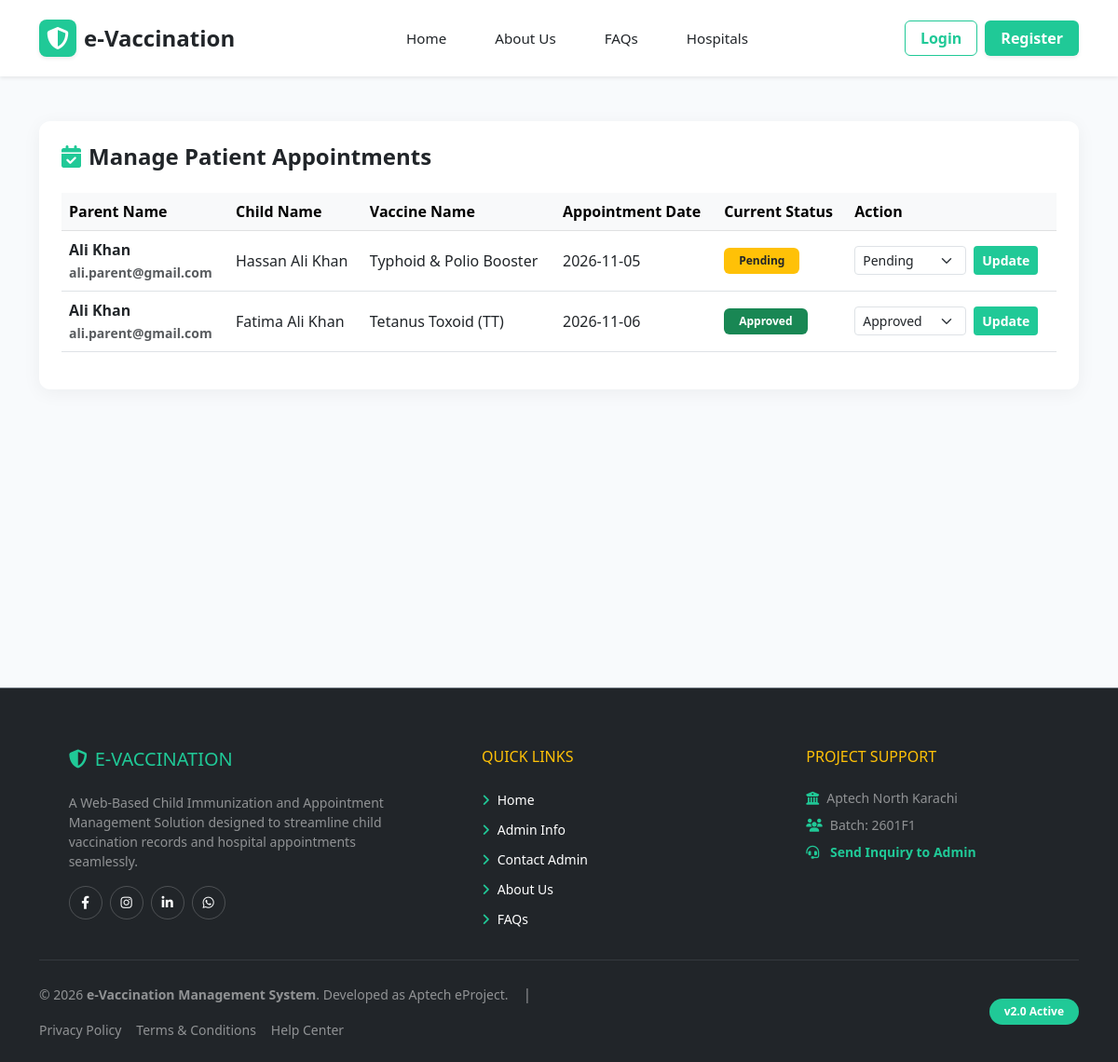
/hospital_dashboard.php (signed in), run on the app's committed database.
### tables this page shows
CREATE TABLE appointments (
    id INT AUTO_INCREMENT PRIMARY KEY,
    parent_id INT,
    child_id INT,
    hospital_id INT,
    vaccine_name VARCHAR(100),
    appointment_date DATE,
    status VARCHAR(50) DEFAULT 'Pending',
    FOREIGN KEY (parent_id) REFERENCES users(id),
    FOREIGN KEY (child_id) REFERENCES children(id),
    FOREIGN KEY (hospital_id) REFERENCES hospitals(id)
);

CREATE TABLE users (
    id INT AUTO_INCREMENT PRIMARY KEY,
    name VARCHAR(100) NOT NULL,
    email VARCHAR(100) UNIQUE NOT NULL,
    password VARCHAR(255) NOT NULL,
    role ENUM('admin', 'parent', 'hospital') NOT NULL
);

CREATE TABLE children (
    id INT AUTO_INCREMENT PRIMARY KEY,
    parent_id INT,
    child_name VARCHAR(100) NOT NULL,
    age INT NOT NULL,
    grade VARCHAR(50) NOT NULL,
    gender VARCHAR(10),
    FOREIGN KEY (parent_id) REFERENCES users(id) ON DELETE CASCADE
);

### hospital_dashboard.php (the view, shortened to what this page needs)
<?php
include 'conn.php';
$hospital_user_name = $_SESSION['user_name'];
$h_query = mysqli_query($conn, "SELECT id FROM hospitals WHERE hospital_name = '$hospital_user_name'");
if ($h_row = mysqli_fetch_assoc($h_query)) {
    $hospital_id = $h_row['id'];
} else {
    $hospital_id = 0;
}
$appointments_query = mysqli_query($conn, "SELECT appointments.*, children.child_name, users.name AS parent_name, users.email AS parent_email
    FROM appointments
    JOIN children ON appointments.child_id = children.id
    JOIN users ON appointments.parent_id = users.id
    WHERE appointments.hospital_id = '$hospital_id'
    ORDER BY appointments.appointment_date ASC");
?>
<!DOCTYPE html>
<html lang="en">
<head>
    <link href="https://cdn.jsdelivr.net/npm/bootstrap@5.3.0/dist/css/bootstrap.min.css" rel="stylesheet">
    <link rel="stylesheet" href="https://cdnjs.cloudflare.com/ajax/libs/font-awesome/6.4.0/css/all.min.css">
    <link rel="stylesheet" href="style.css">
</head>
<body class="dashboard-body bg-light">
<nav class="navbar navbar-expand-lg navbar-light sticky-top shadow-sm bg-white py-3">
    <div class="container">
        <a class="navbar-brand d-flex align-items-center fw-bold fs-4 text-dark text-decoration-none" href="index.php">
            <div class="icon-wrapper text-white rounded-3 d-flex align-items-center justify-content-center me-2 shadow-sm" style="width: 40px; height: 40px; background-color: #20c997;">
                <i class="fas fa-shield-alt"></i>
            </div>
            e-Vaccination
        </a>
        <div class="collapse navbar-collapse" id="navbarNav">
            <ul class="navbar-nav mx-auto align-items-center">
                <li class="nav-item"><a class="nav-link px-3 text-dark" href="index.php">Home</a></li>
                <li class="nav-item"><a class="nav-link px-3 text-dark" href="about.php">About Us</a></li>
                <li class="nav-item"><a class="nav-link px-3 text-dark" href="faqs.php">FAQs</a></li>
                <li class="nav-item"><a class="nav-link px-3 text-dark" href="hospitals.php">Hospitals</a></li>
            </ul>
            <div class="d-flex align-items-center gap-2">
                <a href="login.php" class="btn px-3 fw-semibold" style="color: #20c997; border: 1px solid #20c997;">Login</a>
                <a href="register.php" class="btn px-3 text-white fw-semibold shadow-sm" style="background-color: #20c997;">Register</a>
            </div>
        </div>
    </div>
</nav>
    <div class="container my-5" style="min-height: 70vh;">
        <div class="row">
            <div class="col-12">
                <div class="card shadow-sm border-0 rounded-4 p-4 bg-white">
                    <div class="d-flex align-items-center justify-content-between mb-4">
                        <h4 class="fw-bold m-0 text-dark">
                            <i class="fas fa-calendar-check me-2" style="color: #20c997;"></i>Manage Patient Appointments
                        </h4>
                    </div>
                    <div class="table-responsive">
                        <table class="table table-hover align-middle">
                            <thead class="table-light">
                                <tr>
                                    <th>Parent Name</th>
                                    <th>Child Name</th>
                                    <th>Vaccine Name</th>
                                    <th>Appointment Date</th>
                                    <th>Current Status</th>
                                    <th>Action</th>
                                </tr>
                            </thead>
                            <tbody>
                                <?php if (mysqli_num_rows($appointments_query) > 0): ?>
                                    <?php while ($row = mysqli_fetch_assoc($appointments_query)): ?>
                                        <tr>
                                            <td class="fw-semibold">
                                                <?php echo htmlspecialchars($row['parent_name']); ?><br>
                                                <small class="text-muted"><?php echo htmlspecialchars($row['parent_email']); ?></small>
                                            </td>
                                            <td><?php echo htmlspecialchars($row['child_name']); ?></td>
                                            <td><?php echo htmlspecialchars($row['vaccine_name']); ?></td>
                                            <td><?php echo htmlspecialchars($row['appointment_date']); ?></td>
                                            <td>
                                                <?php if ($row['status'] == 'Approved'): ?>
                                                    <span class="badge bg-success px-3 py-2">Approved</span>
                                                <?php elseif ($row['status'] == 'Rejected'): ?>
                                                    <span class="badge bg-danger px-3 py-2">Rejected</span>
                                                <?php else: ?>
                                                    <span class="badge bg-warning text-dark px-3 py-2">Pending</span>
                                                <?php endif; ?>
                                            </td>
                                            <td>
                                                <form action="" method="POST" class="d-flex gap-2">
                                                    <select name="status" class="form-select form-select-sm" style="width: 120px;" required>
                                                        <option value="Pending" <?php if($row['status']=='Pending') echo 'selected'; ?>>Pending</option>
                                                        <option value="Approved" <?php if($row['status']=='Approved') echo 'selected'; ?>>Approved</option>
                                                    </select>
                                                    <button type="submit" name="update_status" class="btn btn-sm text-white fw-semibold" style="background-color: #20c997;">Update</button>
                                                </form>
                                            </td>
                                        </tr>
                                    <?php endwhile; ?>
                                <?php else: ?>
                                    <tr>
                                        <td colspan="6" class="text-center text-muted py-4">No appointment requests found for this hospital.</td>
                                    </tr>
                                <?php endif; ?>
                            </tbody>
                        </table>
                    </div>
                </div>
            </div>
        </div>
    </div>
    <footer class="bg-dark text-white pt-5 pb-4 border-top border-secondary mt-5">
        <div class="container text-center text-md-start">
            <div class="row text-center text-md-start">
                <div class="col-md-4 col-lg-4 col-xl-4 mx-auto mt-3">
                    <h5 class="text-uppercase mb-4 font-weight-bold" style="color: #20c997;">
                        <i class="fas fa-shield-alt me-2"></i>e-Vaccination
                    </h5>
                    <p class="text-white-50 small mb-3">
                        A Web-Based Child Immunization and Appointment Management Solution designed to streamline child vaccination records and hospital appointments seamlessly.
                    </p>
                    <div class="d-flex align-items-center gap-2 mb-3 justify-content-center justify-content-md-start">
                        <a href="https://facebook.com" target="_blank" class="btn btn-sm btn-outline-light rounded-circle d-flex align-items-center justify-content-center" style="width: 36px; height: 36px; border-color: rgba(255,255,255,0.2);">
                            <i class="fab fa-facebook-f"></i>
                        </a>
                        <a href="https://instagram.com" target="_blank" class="btn btn-sm btn-outline-light rounded-circle d-flex align-items-center justify-content-center" style="width: 36px; height: 36px; border-color: rgba(255,255,255,0.2);">
                            <i class="fab fa-instagram"></i>
                        </a>
                        <a href="https://linkedin.com" target="_blank" class="btn btn-sm btn-outline-light rounded-circle d-flex align-items-center justify-content-center" style="width: 36px; height: 36px; border-color: rgba(255,255,255,0.2);">
                            <i class="fab fa-linkedin-in"></i>
                        </a>
                        <a href="https://wa.me/" target="_blank" class="btn btn-sm btn-outline-light rounded-circle d-flex align-items-center justify-content-center" style="width: 36px; height: 36px; border-color: rgba(255,255,255,0.2);">
                            <i class="fab fa-whatsapp"></i>
                        </a>
                    </div>
                </div>
                <div class="col-md-3 col-lg-3 col-xl-3 mx-auto mt-3">
                    <h6 class="text-uppercase mb-4 font-weight-bold text-warning">Quick Links</h6>
                    <p class="mb-2"><a href="index.php" class="text-white text-decoration-none small"><i class="fas fa-angle-right me-2" style="color: #20c997;"></i>Home</a></p>
                    <p class="mb-2"><a href="admin_info.php" class="text-white text-decoration-none small"><i class="fas fa-angle-right me-2" style="color: #20c997;"></i>Admin Info</a></p>
                    <p class="mb-2"><a href="admin_contact.php" class="text-white text-decoration-none small"><i class="fas fa-angle-right me-2" style="color: #20c997;"></i>Contact Admin</a></p>
                    <p class="mb-2"><a href="about.php" class="text-white text-decoration-none small"><i class="fas fa-angle-right me-2" style="color: #20c997;"></i>About Us</a></p>
                    <p class="mb-2"><a href="faqs.php" class="text-white text-decoration-none small"><i class="fas fa-angle-right me-2" style="color: #20c997;"></i>FAQs</a></p>
                </div>
                <div class="col-md-4 col-lg-3 col-xl-3 mx-auto mt-3">
                    <h6 class="text-uppercase mb-4 font-weight-bold text-warning">Project Support</h6>
                    <p class="small text-white-50 mb-2"><i class="fas fa-university me-2" style="color: #20c997;"></i>Aptech North Karachi</p>
                    <p class="small text-white-50 mb-2"><i class="fas fa-users me-2" style="color: #20c997;"></i>Batch: 2601F1</p>
                    <p class="small text-white-50 mb-2">
                        <i class="fas fa-headset me-2" style="color: #20c997;"></i>
                        <a href="admin_contact.php" class="text-decoration-none fw-semibold" style="color: #20c997;">Send Inquiry to Admin</a>
                    </p>
                </div>
            </div>
            <hr class="my-4 border-secondary">
            <div class="row align-items-center">
                <div class="col-lg-9 col-md-8 text-center text-md-start">
                    <div class="d-md-flex align-items-center flex-wrap gap-3">
                        <p class="small mb-0 text-white-50">
                            &copy; 2026 <strong>e-Vaccination Management System</strong>. Developed as Aptech eProject.
                        </p>
                        <span class="text-white-50 d-none d-md-inline">|</span>
                        <div class="d-inline-flex gap-3 small mt-2 mt-md-0">
                            <a href="privacy.php" class="text-white-50 text-decoration-none">Privacy Policy</a>
                            <a href="terms.php" class="text-white-50 text-decoration-none">Terms & Conditions</a>
                            <a href="help.php" class="text-white-50 text-decoration-none">Help Center</a>
                        </div>
                    </div>
                </div>
                <div class="col-lg-3 col-md-4 text-center text-md-end mt-2 mt-md-0">
                    <span class="badge px-3 py-2 rounded-pill" style="background-color: #20c997; color: #fff;">v2.0 Active</span>
                </div>
            </div>
        </div>
    </footer>
</body>
</html>

### style.css (style rules this page uses)
:root { --primary-color: #1abc9c; --dark-text: #1e293b; --light-bg: #f0f4f8; }
body { font-family: 'Segoe UI', Tahoma, Geneva, Verdana, sans-serif; background-color: var(--light-bg); color: var(--dark-text); overflow-x: hidden; }
.navbar { background-color: #ffffff !important; padding: 15px 0; box-shadow: 0 1px 3px rgba(0,0,0,0.05); }
.navbar-brand { font-weight: 600; font-size: 1.25rem; color: var(--dark-text); }
.navbar-nav .nav-link { color: #475569; font-weight: 500; font-size: 0.95rem; margin: 0 10px; }
footer { background-color: #ffffff; border-top: 1px solid #e2e8f0; }
body.bg-light { background-color: #f8fafc !important; font-family: 'Segoe UI', Tahoma, Geneva, Verdana, sans-serif; }
.card { border: none; box-shadow: 0 4px 20px rgba(0, 0, 0, 0.05) !important; border-radius: 12px !important; background-color: #ffffff; }
a { color: #1abc9c; text-decoration: none; }
:root { --primary-teal: #20c997; --primary-teal-dark: #138496; --teal-light: #e6fcf5; }

### hospital_dashboard.php (style rules this page uses)
html { scroll-behavior: smooth; }

### data on the page
appointments: parent.name "Ali Khan", parent.email "ali.parent@gmail.com", child.child_name "Hassan Ali Khan", vaccine_name "Typhoid & Polio Booster", appointment_date "2026-11-05", shows "Pending", status "Pending"
appointments: parent.name "Ali Khan", parent.email "ali.parent@gmail.com", child.child_name "Fatima Ali Khan", vaccine_name "Tetanus Toxoid (TT)", appointment_date "2026-11-06", shows "Approved", status "Approved"
